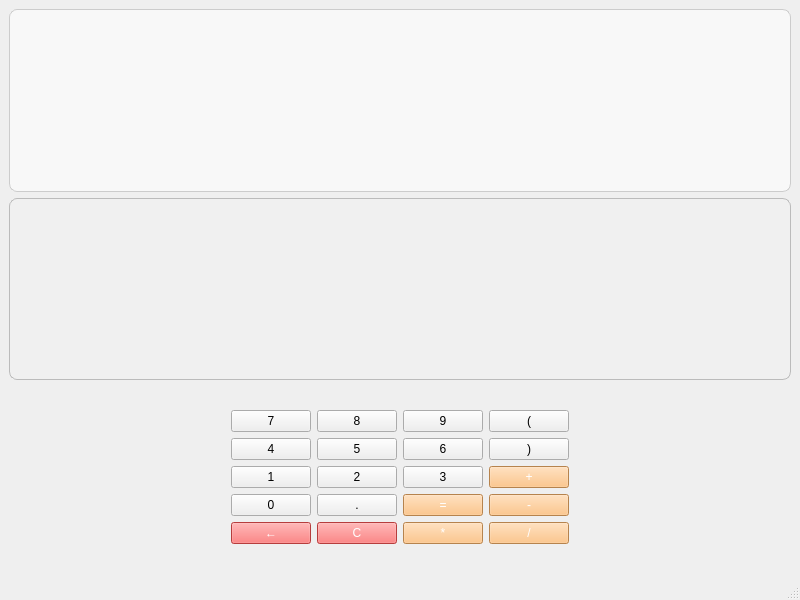
<?xml version="1.0" encoding="UTF-8"?>
<ui version="4.0">
 <class>MainWindow</class>
 <widget class="QMainWindow" name="MainWindow">
  <property name="geometry">
   <rect>
    <x>0</x>
    <y>0</y>
    <width>800</width>
    <height>600</height>
   </rect>
  </property>
  <property name="windowTitle">
   <string>MainWindow</string>
  </property>
  <property name="styleSheet">
   <string notr="true">QLabel#label_expression{
    background-color:#f8f8f8;
    border:1px solid #cccccc;
    border-radius:8px;
    padding:12px;
}
QLabel#label_display{
    background-color:#f0f0f0;
    border:1px solid #bbbbbb;
    border-radius:8px;
    padding:12px;
}
QPushButton[objectName^=&quot;btn_&quot;]{
    min-height:45px;
    min-width:45px;
    font-size:16px;
    border-radius:8px;
    border:1px solid #dddddd;
    background-color:#ffffff;
}
QPushButton#btn_add,#btn_sub,#btn_mul,#btn_div,#btn_eq{
    background-color:#ffb86c;
    color:white;
}
QPushButton#btn_clear,#btn_back{
    background-color:#ff5555;
    color:white;
}
QPushButton[objectName^=&quot;btn_&quot;]:hover{
    background-color:#dddddd;
}
QPushButton#btn_add:hover,#btn_sub:hover,#btn_mul:hover,#btn_div:hover,#btn_eq:hover{
    background-color:#ffa040;
}
QPushButton#btn_clear:hover,#btn_back:hover{
    background-color:#ee3333;
}
</string>
  </property>
  <widget class="QWidget" name="centralwidget">
   <layout class="QVBoxLayout" name="verticalLayout_2">
    <item>
     <widget class="QLabel" name="label_expression">
      <property name="text">
       <string/>
      </property>
      <property name="alignment">
       <set>Qt::AlignmentFlag::AlignRight|Qt::AlignmentFlag::AlignTrailing|Qt::AlignmentFlag::AlignVCenter</set>
      </property>
     </widget>
    </item>
    <item>
     <widget class="QLabel" name="label_display">
      <property name="text">
       <string/>
      </property>
      <property name="alignment">
       <set>Qt::AlignmentFlag::AlignRight|Qt::AlignmentFlag::AlignTrailing|Qt::AlignmentFlag::AlignVCenter</set>
      </property>
     </widget>
    </item>
    <item>
     <layout class="QVBoxLayout" name="verticalLayout">
      <item>
       <widget class="QWidget" name="widget" native="true">
        <layout class="QGridLayout" name="gridLayout_10">
         <item row="0" column="0">
          <widget class="QWidget" name="widget_2" native="true">
           <property name="sizePolicy">
            <sizepolicy hsizetype="Fixed" vsizetype="Fixed">
             <horstretch>0</horstretch>
             <verstretch>0</verstretch>
            </sizepolicy>
           </property>
           <property name="minimumSize">
            <size>
             <width>80</width>
             <height>40</height>
            </size>
           </property>
           <layout class="QGridLayout" name="gridLayout_11">
            <item row="0" column="0">
             <widget class="QPushButton" name="btn_7">
              <property name="text">
               <string>7</string>
              </property>
             </widget>
            </item>
            <item row="0" column="1">
             <widget class="QPushButton" name="btn_8">
              <property name="text">
               <string>8</string>
              </property>
             </widget>
            </item>
            <item row="0" column="2">
             <widget class="QPushButton" name="btn_9">
              <property name="text">
               <string>9</string>
              </property>
             </widget>
            </item>
            <item row="0" column="3">
             <widget class="QPushButton" name="btn_lparen">
              <property name="text">
               <string>(</string>
              </property>
             </widget>
            </item>
            <item row="1" column="0">
             <widget class="QPushButton" name="btn_4">
              <property name="text">
               <string>4</string>
              </property>
             </widget>
            </item>
            <item row="1" column="1">
             <widget class="QPushButton" name="btn_5">
              <property name="text">
               <string>5</string>
              </property>
             </widget>
            </item>
            <item row="1" column="2">
             <widget class="QPushButton" name="btn_6">
              <property name="text">
               <string>6</string>
              </property>
             </widget>
            </item>
            <item row="1" column="3">
             <widget class="QPushButton" name="btn_rparen">
              <property name="text">
               <string>)</string>
              </property>
             </widget>
            </item>
            <item row="2" column="0">
             <widget class="QPushButton" name="btn_1">
              <property name="text">
               <string>1</string>
              </property>
             </widget>
            </item>
            <item row="2" column="1">
             <widget class="QPushButton" name="btn_2">
              <property name="text">
               <string>2</string>
              </property>
             </widget>
            </item>
            <item row="2" column="2">
             <widget class="QPushButton" name="btn_3">
              <property name="text">
               <string>3</string>
              </property>
             </widget>
            </item>
            <item row="2" column="3">
             <widget class="QPushButton" name="btn_add">
              <property name="text">
               <string>+</string>
              </property>
             </widget>
            </item>
            <item row="3" column="0">
             <widget class="QPushButton" name="btn_0">
              <property name="text">
               <string>0</string>
              </property>
             </widget>
            </item>
            <item row="3" column="1">
             <widget class="QPushButton" name="btn_dot">
              <property name="text">
               <string>.</string>
              </property>
             </widget>
            </item>
            <item row="3" column="2">
             <widget class="QPushButton" name="btn_eq">
              <property name="text">
               <string>=</string>
              </property>
             </widget>
            </item>
            <item row="3" column="3">
             <widget class="QPushButton" name="btn_sub">
              <property name="text">
               <string>-</string>
              </property>
             </widget>
            </item>
            <item row="4" column="0">
             <widget class="QPushButton" name="btn_back">
              <property name="text">
               <string>←</string>
              </property>
             </widget>
            </item>
            <item row="4" column="1">
             <widget class="QPushButton" name="btn_clear">
              <property name="text">
               <string>C</string>
              </property>
             </widget>
            </item>
            <item row="4" column="2">
             <widget class="QPushButton" name="btn_mul">
              <property name="text">
               <string>*</string>
              </property>
             </widget>
            </item>
            <item row="4" column="3">
             <widget class="QPushButton" name="btn_div">
              <property name="text">
               <string>/</string>
              </property>
             </widget>
            </item>
           </layout>
          </widget>
         </item>
        </layout>
       </widget>
      </item>
     </layout>
    </item>
   </layout>
  </widget>
  <widget class="QMenuBar" name="menubar">
   <property name="geometry">
    <rect>
     <x>0</x>
     <y>0</y>
     <width>800</width>
     <height>18</height>
    </rect>
   </property>
  </widget>
  <widget class="QStatusBar" name="statusbar"/>
 </widget>
 <resources/>
 <connections/>
</ui>
